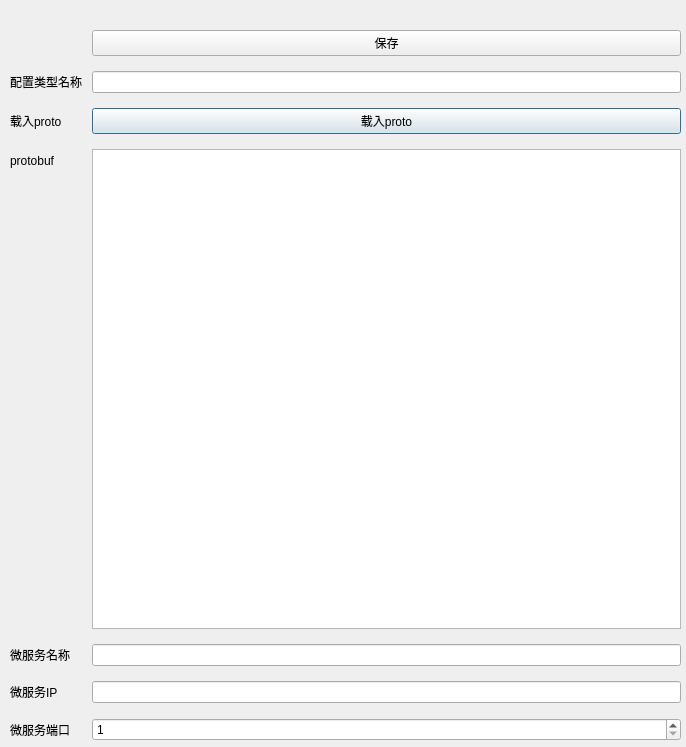
<?xml version="1.0" encoding="UTF-8"?>
<ui version="4.0">
 <class>ConfigEdit</class>
 <widget class="QDialog" name="ConfigEdit">
  <property name="geometry">
   <rect>
    <x>0</x>
    <y>0</y>
    <width>686</width>
    <height>747</height>
   </rect>
  </property>
  <property name="windowTitle">
   <string>微服务配置</string>
  </property>
  <widget class="QWidget" name="formLayoutWidget">
   <property name="geometry">
    <rect>
     <x>0</x>
     <y>0</y>
     <width>691</width>
     <height>751</height>
    </rect>
   </property>
   <layout class="QFormLayout" name="formLayout">
    <property name="sizeConstraint">
     <enum>QLayout::SetDefaultConstraint</enum>
    </property>
    <property name="horizontalSpacing">
     <number>10</number>
    </property>
    <property name="verticalSpacing">
     <number>15</number>
    </property>
    <property name="leftMargin">
     <number>10</number>
    </property>
    <property name="topMargin">
     <number>30</number>
    </property>
    <property name="rightMargin">
     <number>10</number>
    </property>
    <property name="bottomMargin">
     <number>10</number>
    </property>
    <item row="1" column="1">
     <widget class="QLineEdit" name="proto_nameEdit"/>
    </item>
    <item row="2" column="1">
     <widget class="QPushButton" name="pushButton">
      <property name="text">
       <string>载入proto</string>
      </property>
     </widget>
    </item>
    <item row="3" column="0">
     <widget class="QLabel" name="label">
      <property name="text">
       <string>protobuf</string>
      </property>
     </widget>
    </item>
    <item row="3" column="1">
     <widget class="QTextEdit" name="proto_textEdit"/>
    </item>
    <item row="4" column="0">
     <widget class="QLabel" name="service_nameLabel">
      <property name="text">
       <string>微服务名称</string>
      </property>
     </widget>
    </item>
    <item row="4" column="1">
     <widget class="QLineEdit" name="service_nameLineEdit"/>
    </item>
    <item row="5" column="0">
     <widget class="QLabel" name="service_ipLabel">
      <property name="text">
       <string>微服务IP</string>
      </property>
     </widget>
    </item>
    <item row="5" column="1">
     <widget class="QLineEdit" name="service_ipLineEdit"/>
    </item>
    <item row="6" column="0">
     <widget class="QLabel" name="service_portLabel">
      <property name="text">
       <string>微服务端口</string>
      </property>
     </widget>
    </item>
    <item row="6" column="1">
     <widget class="QSpinBox" name="service_portSpinBox">
      <property name="minimum">
       <number>1</number>
      </property>
      <property name="maximum">
       <number>65535</number>
      </property>
     </widget>
    </item>
    <item row="1" column="0">
     <widget class="QLabel" name="label_2">
      <property name="text">
       <string>配置类型名称</string>
      </property>
     </widget>
    </item>
    <item row="2" column="0">
     <widget class="QLabel" name="label_3">
      <property name="text">
       <string>载入proto</string>
      </property>
     </widget>
    </item>
    <item row="0" column="1">
     <widget class="QPushButton" name="savePushButton">
      <property name="text">
       <string>保存</string>
      </property>
     </widget>
    </item>
    <item row="0" column="0">
     <widget class="QLabel" name="label_4">
      <property name="text">
       <string/>
      </property>
     </widget>
    </item>
   </layout>
  </widget>
 </widget>
 <layoutdefault spacing="6" margin="11"/>
 <resources/>
 <connections>
  <connection>
   <sender>pushButton</sender>
   <signal>clicked()</signal>
   <receiver>ConfigEdit</receiver>
   <slot>LoadProto()</slot>
   <hints>
    <hint type="sourcelabel">
     <x>258</x>
     <y>108</y>
    </hint>
    <hint type="destinationlabel">
     <x>803</x>
     <y>587</y>
    </hint>
   </hints>
  </connection>
  <connection>
   <sender>savePushButton</sender>
   <signal>clicked()</signal>
   <receiver>ConfigEdit</receiver>
   <slot>Save()</slot>
   <hints>
    <hint type="sourcelabel">
     <x>345</x>
     <y>45</y>
    </hint>
    <hint type="destinationlabel">
     <x>746</x>
     <y>367</y>
    </hint>
   </hints>
  </connection>
 </connections>
 <slots>
  <slot>LoadProto()</slot>
  <slot>Save()</slot>
 </slots>
</ui>
